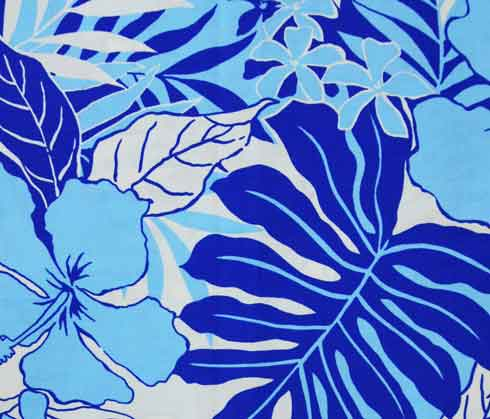
#> input picture patterns/1.jpg, 490 x 419 px
$ jupyter execute kmeans_test.ipynb   (shell and % lines are left out)
#> lines starting #> are read from the running program, lines starting #| are printed output that depends on the picture
[cell 1]
import numpy as np
import pandas as pd
from sklearn.cluster import KMeans
import time
import matplotlib.pyplot as plt
from PIL import Image
import cv2

[cell 2]
img = Image.open('patterns/1.jpg')
#> img is the input picture: PIL image 490x419 RGB; mean R, G, B 93.7, 129.6, 203.1
img = img.convert(mode='P')
#> img: PIL image 490x419 P
img = img.resize(size=(400, 400))
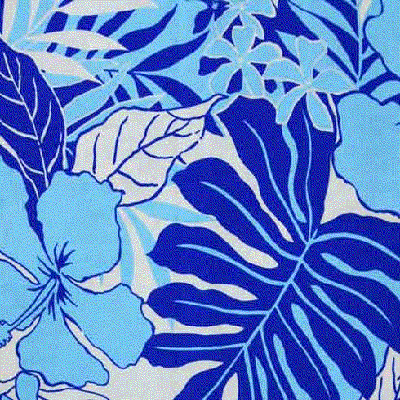
#> img: PIL image 400x400 P; mean R, G, B 93.4, 129.6, 202.9
z = np.float64(img)
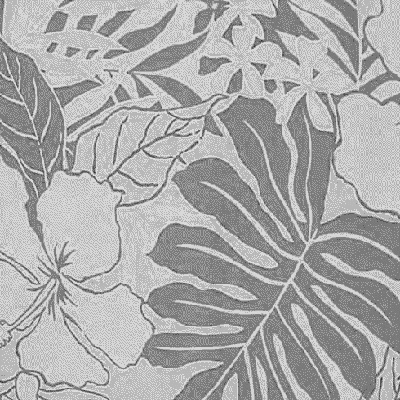
#> z: shape (400, 400) float64; min 46, max 225, mean 170.3
df = pd.DataFrame(z)
#> df = table of 400 rows and 400 columns
df.axes[0]

$ run again, with patterns/10.jpg copied over patterns/1.jpg
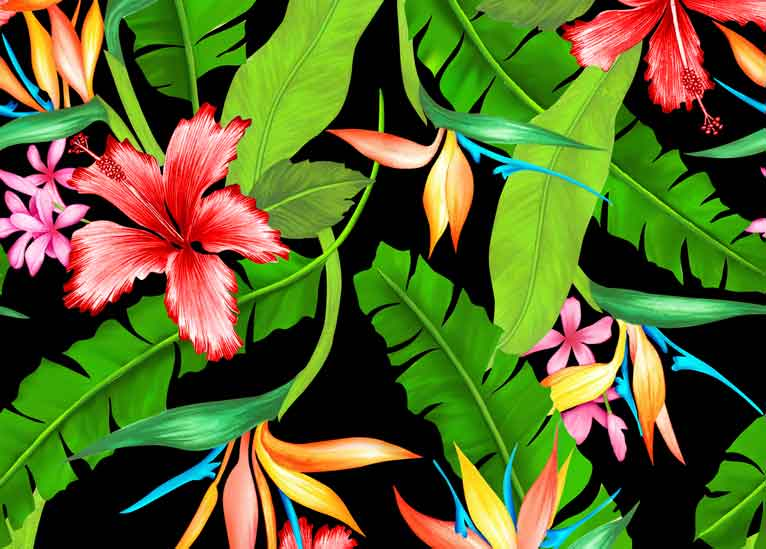
#> input picture patterns/10.jpg, 766 x 549 px
#> img is the input picture: PIL image 766x549 RGB; mean R, G, B 88.7, 103.5, 41.2
#> `img = img.resize(size=(400, 400))`:
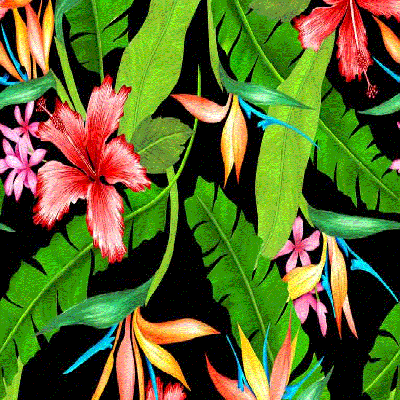
#> img: PIL image 400x400 P; mean R, G, B 88.6, 103.5, 41
#> `z = np.float64(img)`:
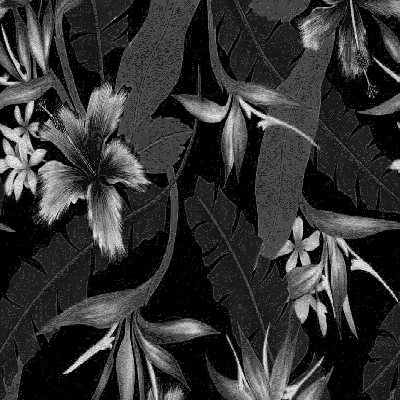
#> z: shape (400, 400) float64; min 0, max 225, mean 50
#> df = table of 400 rows and 400 columns

$ run again, with patterns/11.jpg copied over patterns/1.jpg
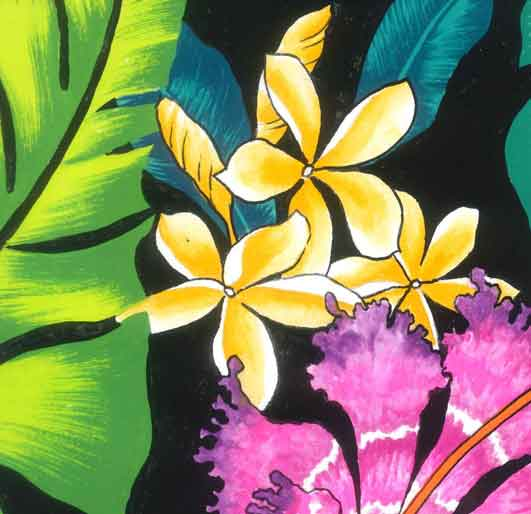
#> input picture patterns/11.jpg, 531 x 514 px
#> img is the input picture: PIL image 531x514 RGB; mean R, G, B 133.8, 132.6, 93
#> `img = img.resize(size=(400, 400))`:
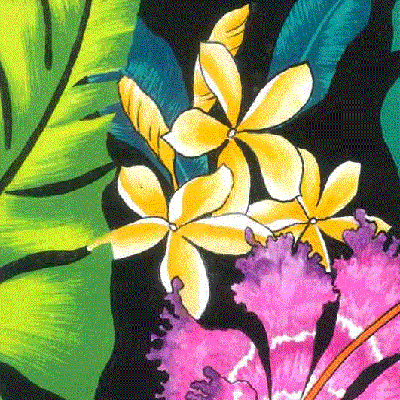
#> img: PIL image 400x400 P; mean R, G, B 133.8, 132.5, 93
#> `z = np.float64(img)`:
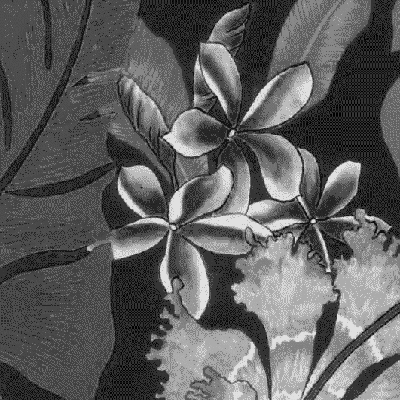
#> z: shape (400, 400) float64; min 0, max 225, mean 93.7
#> df = table of 400 rows and 400 columns

$ run again, with patterns/12.jpg copied over patterns/1.jpg
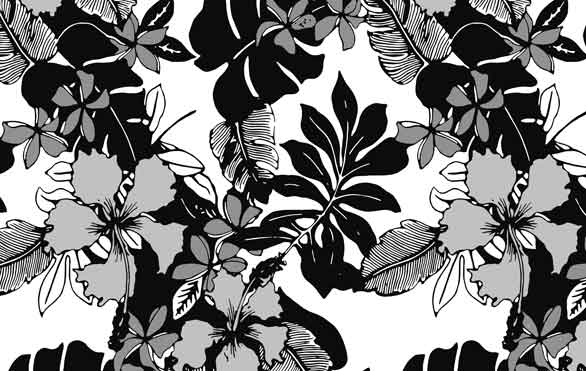
#> input picture patterns/12.jpg, 586 x 371 px
#> img is the input picture: PIL image 586x371 RGB; min 0, max 255, mean 129.2
#> `img = img.resize(size=(400, 400))`:
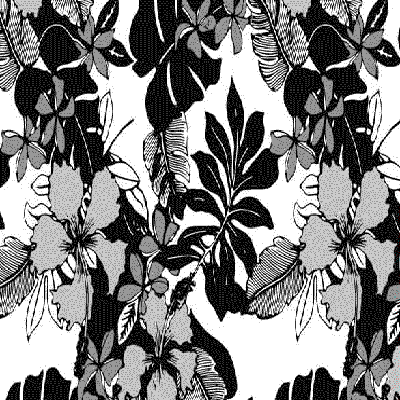
#> img: PIL image 400x400 P; mean R, G, B 129, 129, 129
#> `z = np.float64(img)`:
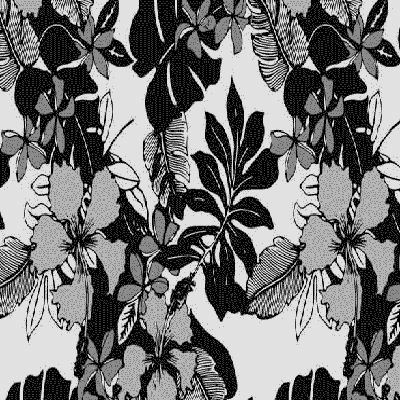
#> z: shape (400, 400) float64; min 0, max 225, mean 116
#> df = table of 400 rows and 400 columns
